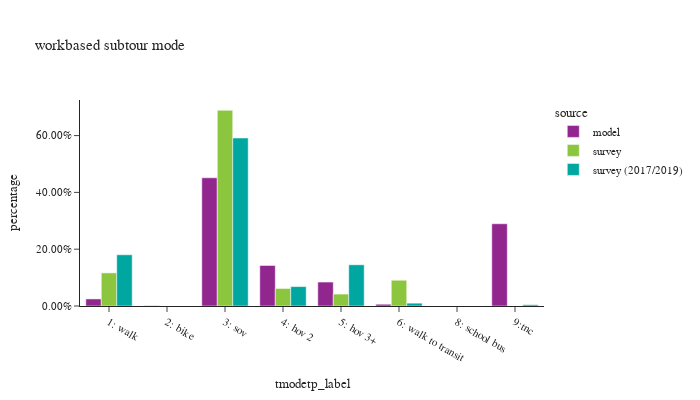

Source (notebook cell):
### Code cell
df_plot = wk_base_subtour.groupby(['source','tmodetp_label'])['toexpfac'].sum().reset_index()
df_plot['percentage'] = df_plot.groupby(['source'], group_keys=False)['toexpfac']. \
    apply(lambda x: x / float(x.sum()))

df_plot_ct = wk_base_subtour.groupby(['source','tmodetp_label'])['toexpfac'].count().reset_index(). \
    rename(columns={'toexpfac':'sample count'})
df_plot = df_plot.merge(df_plot_ct, on=['source','tmodetp_label'])

fig = px.bar(df_plot.sort_values(by=['source']), x="tmodetp_label", y="percentage", color="source",
             barmode="group",hover_data=['sample count'],title="workbased subtour mode")
fig.update_layout(height=400, width=700, font=dict(size=11),
                  xaxis = dict(dtick = 1, categoryorder='category ascending'),
                  yaxis=dict(tickformat=".2%"))
fig.show()

### Figure 1 — Plotly figure (JSON) as saved in the notebook; plotly's stock layout.template omitted (floating-point values rounded to 4 significant figures)
{"data": [{"alignmentgroup": "True", "customdata": [[1561], [64], [28341], [8957], [5294], [391], [18180]], "hovertemplate": "source=model<br>tmodetp_label=%{x}<br>percentage=%{y}<br>sample count=%{customdata[0]}<extra></extra>", "legendgroup": "model", "marker": {"color": "#91268F", "pattern": {"shape": ""}}, "name": "model", "offsetgroup": "model", "orientation": "v", "showlegend": true, "textposition": "auto", "type": "bar", "x": ["1: walk", "2: bike", "3: sov", "4: hov 2", "5: hov 3+", "6: walk to transit", "9:tnc"], "xaxis": "x", "y": [0.02486, 0.001019, 0.4514, 0.1427, 0.08432, 0.006227, 0.2895], "yaxis": "y"}, {"alignmentgroup": "True", "customdata": [[4], [8], [7], [51], [11]], "hovertemplate": "source=survey<br>tmodetp_label=%{x}<br>percentage=%{y}<br>sample count=%{customdata[0]}<extra></extra>", "legendgroup": "survey", "marker": {"color": "#8CC63E", "pattern": {"shape": ""}}, "name": "survey", "offsetgroup": "survey", "orientation": "v", "showlegend": true, "textposition": "auto", "type": "bar", "x": ["6: walk to transit", "5: hov 3+", "4: hov 2", "3: sov", "1: walk"], "xaxis": "x", "y": [0.09069, 0.04194, 0.06172, 0.689, 0.1166], "yaxis": "y"}, {"alignmentgroup": "True", "customdata": [[114], [1], [141], [45], [34], [26], [3], [3]], "hovertemplate": "source=survey (2017/2019)<br>tmodetp_label=%{x}<br>percentage=%{y}<br>sample count=%{customdata[0]}<extra></extra>", "legendgroup": "survey (2017/2019)", "marker": {"color": "#00A7A0", "pattern": {"shape": ""}}, "name": "survey (2017/2019)", "offsetgroup": "survey (2017/2019)", "orientation": "v", "showlegend": true, "textposition": "auto", "type": "bar", "x": ["1: walk", "2: bike", "3: sov", "4: hov 2", "5: hov 3+", "6: walk to transit", "8: school bus", "9:tnc"], "xaxis": "x", "y": [0.1803, 1.256e-05, 0.5916, 0.06839, 0.1451, 0.009973, 9.883e-05, 0.004456], "yaxis": "y"}], "layout": {"barmode": "group", "font": {"size": 11}, "height": 400, "legend": {"title": {"text": "source"}, "tracegroupgap": 0}, "title": {"text": "workbased subtour mode"}, "width": 700, "xaxis": {"anchor": "y", "categoryorder": "category ascending", "domain": [0.0, 1.0], "dtick": 1, "title": {"text": "tmodetp_label"}}, "yaxis": {"anchor": "x", "domain": [0.0, 1.0], "tickformat": ".2%", "title": {"text": "percentage"}}}}
